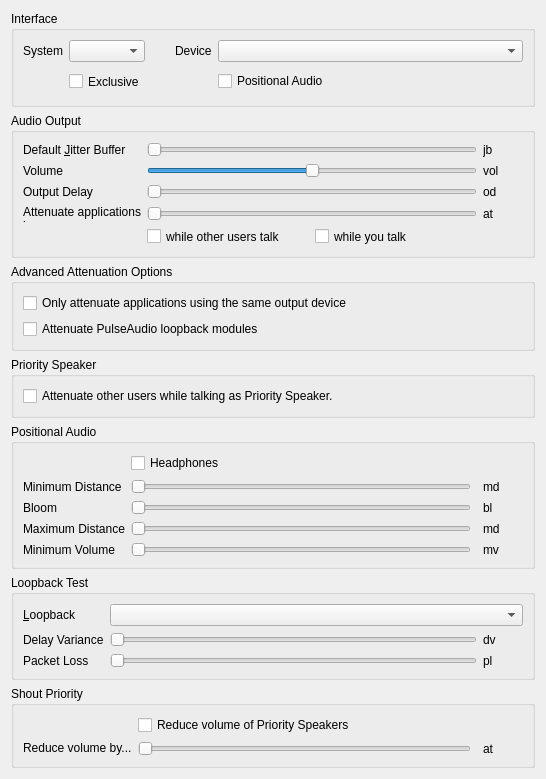
<?xml version="1.0" encoding="UTF-8"?>
<ui version="4.0">
 <class>AudioOutput</class>
 <widget class="QWidget" name="AudioOutput">
  <property name="geometry">
   <rect>
    <x>0</x>
    <y>0</y>
    <width>546</width>
    <height>669</height>
   </rect>
  </property>
  <property name="windowTitle">
   <string>Form</string>
  </property>
  <layout class="QVBoxLayout" name="verticalLayout">
   <item>
    <widget class="QGroupBox" name="qgbInterfaces">
     <property name="title">
      <string>Interface</string>
     </property>
     <layout class="QGridLayout" name="gridLayout_3">
      <item row="0" column="0">
       <widget class="QLabel" name="qliSystem">
        <property name="text">
         <string>System</string>
        </property>
        <property name="buddy">
         <cstring>qcbSystem</cstring>
        </property>
       </widget>
      </item>
      <item row="0" column="1">
       <widget class="MUComboBox" name="qcbSystem">
        <property name="sizePolicy">
         <sizepolicy hsizetype="MinimumExpanding" vsizetype="Fixed">
          <horstretch>0</horstretch>
          <verstretch>0</verstretch>
         </sizepolicy>
        </property>
        <property name="toolTip">
         <string>Output method for audio</string>
        </property>
        <property name="whatsThis">
         <string>&lt;b&gt;This is the output method to use for audio.&lt;/b&gt;&lt;br /&gt;Most likely you want to use DirectSound.</string>
        </property>
       </widget>
      </item>
      <item row="0" column="2">
       <spacer>
        <property name="orientation">
         <enum>Qt::Horizontal</enum>
        </property>
        <property name="sizeType">
         <enum>QSizePolicy::Maximum</enum>
        </property>
        <property name="sizeHint" stdset="0">
         <size>
          <width>24</width>
          <height>16</height>
         </size>
        </property>
       </spacer>
      </item>
      <item row="0" column="3">
       <widget class="QLabel" name="qliDevice">
        <property name="text">
         <string>Device</string>
        </property>
        <property name="buddy">
         <cstring>qcbDevice</cstring>
        </property>
       </widget>
      </item>
      <item row="0" column="4">
       <widget class="MUComboBox" name="qcbDevice">
        <property name="sizePolicy">
         <sizepolicy hsizetype="MinimumExpanding" vsizetype="Fixed">
          <horstretch>1</horstretch>
          <verstretch>0</verstretch>
         </sizepolicy>
        </property>
        <property name="toolTip">
         <string>Output device for audio</string>
        </property>
        <property name="whatsThis">
         <string>&lt;b&gt;This is the output device to use for audio.&lt;/b&gt;</string>
        </property>
        <property name="sizeAdjustPolicy">
         <enum>MUComboBox::AdjustToMinimumContentsLength</enum>
        </property>
        <property name="minimumContentsLength">
         <number>16</number>
        </property>
       </widget>
      </item>
      <item row="1" column="1">
       <widget class="QCheckBox" name="qcbExclusive">
        <property name="enabled">
         <bool>true</bool>
        </property>
        <property name="minimumSize">
         <size>
          <width>0</width>
          <height>27</height>
         </size>
        </property>
        <property name="toolTip">
         <string>Exclusive mode, not recommended.</string>
        </property>
        <property name="whatsThis">
         <string>&lt;b&gt;This opens the device in exclusive mode.&lt;/b&gt;&lt;br /&gt;No other application will be able to use the device.</string>
        </property>
        <property name="text">
         <string>Exclusive</string>
        </property>
       </widget>
      </item>
      <item row="1" column="4">
       <widget class="QCheckBox" name="qcbPositional">
        <property name="text">
         <string>Positional Audio</string>
        </property>
       </widget>
      </item>
     </layout>
    </widget>
   </item>
   <item>
    <widget class="QGroupBox" name="qgbOutput">
     <property name="title">
      <string>Audio Output</string>
     </property>
     <layout class="QGridLayout" name="gridLayout">
      <item row="0" column="0">
       <widget class="QLabel" name="qliJitter">
        <property name="text">
         <string>Default &amp;Jitter Buffer</string>
        </property>
        <property name="buddy">
         <cstring>qsJitter</cstring>
        </property>
       </widget>
      </item>
      <item row="0" column="1">
       <widget class="QSlider" name="qsJitter">
        <property name="toolTip">
         <string>Safety margin for jitter buffer</string>
        </property>
        <property name="whatsThis">
         <string>&lt;b&gt;This sets the minimum safety margin for the jitter buffer.&lt;/b&gt;&lt;br /&gt;All incoming audio is buffered, and the jitter buffer continually tries to push the buffer to the minimum sustainable by your network, so latency can be as low as possible. This sets the minimum buffer size to use. If the start of sentences you hear is very jittery, increase this value.</string>
        </property>
        <property name="minimum">
         <number>1</number>
        </property>
        <property name="maximum">
         <number>5</number>
        </property>
        <property name="pageStep">
         <number>2</number>
        </property>
        <property name="orientation">
         <enum>Qt::Horizontal</enum>
        </property>
       </widget>
      </item>
      <item row="0" column="2">
       <widget class="QLabel" name="qlJitter">
        <property name="minimumSize">
         <size>
          <width>40</width>
          <height>0</height>
         </size>
        </property>
        <property name="text">
         <string notr="true">jb</string>
        </property>
       </widget>
      </item>
      <item row="1" column="1">
       <widget class="QSlider" name="qsVolume">
        <property name="toolTip">
         <string>Volume of incoming speech</string>
        </property>
        <property name="whatsThis">
         <string>&lt;b&gt;This adjusts the volume of incoming speech.&lt;/b&gt;&lt;br /&gt;Note that if you increase this beyond 100%, audio will be distorted.</string>
        </property>
        <property name="minimum">
         <number>0</number>
        </property>
        <property name="maximum">
         <number>200</number>
        </property>
        <property name="value">
         <number>100</number>
        </property>
        <property name="orientation">
         <enum>Qt::Horizontal</enum>
        </property>
       </widget>
      </item>
      <item row="1" column="0">
       <widget class="QLabel" name="qliVolume">
        <property name="text">
         <string>Volume</string>
        </property>
        <property name="buddy">
         <cstring>qsVolume</cstring>
        </property>
       </widget>
      </item>
      <item row="1" column="2">
       <widget class="QLabel" name="qlVolume">
        <property name="text">
         <string notr="true">vol</string>
        </property>
       </widget>
      </item>
      <item row="2" column="0">
       <widget class="QLabel" name="qliDelay">
        <property name="text">
         <string>Output Delay</string>
        </property>
        <property name="buddy">
         <cstring>qsDelay</cstring>
        </property>
       </widget>
      </item>
      <item row="2" column="1">
       <widget class="QSlider" name="qsDelay">
        <property name="toolTip">
         <string>Amount of data to buffer</string>
        </property>
        <property name="whatsThis">
         <string>This sets the amount of data to pre-buffer in the output buffer. Experiment with different values and set it to the lowest which doesn't cause rapid jitter in the sound.</string>
        </property>
        <property name="minimum">
         <number>1</number>
        </property>
        <property name="maximum">
         <number>10</number>
        </property>
        <property name="pageStep">
         <number>3</number>
        </property>
        <property name="orientation">
         <enum>Qt::Horizontal</enum>
        </property>
       </widget>
      </item>
      <item row="3" column="1">
       <widget class="QSlider" name="qsOtherVolume">
        <property name="toolTip">
         <string>Attenuation of other applications during speech</string>
        </property>
        <property name="whatsThis">
         <string>&lt;b&gt;Attenuate volume of other applications during speech&lt;/b&gt;&lt;br /&gt;Mumble supports decreasing the volume of other applications during incoming and/or outgoing speech. This sets the attenuation of other applications if the feature is enabled.</string>
        </property>
        <property name="minimum">
         <number>0</number>
        </property>
        <property name="maximum">
         <number>100</number>
        </property>
        <property name="value">
         <number>0</number>
        </property>
        <property name="orientation">
         <enum>Qt::Horizontal</enum>
        </property>
       </widget>
      </item>
      <item row="2" column="2">
       <widget class="QLabel" name="qlDelay">
        <property name="text">
         <string notr="true">od</string>
        </property>
       </widget>
      </item>
      <item row="3" column="2">
       <widget class="QLabel" name="qlOtherVolume">
        <property name="text">
         <string notr="true">at</string>
        </property>
       </widget>
      </item>
      <item row="3" column="0">
       <widget class="QLabel" name="qliOtherVolume">
        <property name="text">
         <string>Attenuate applications by...</string>
        </property>
        <property name="alignment">
         <set>Qt::AlignLeading|Qt::AlignLeft|Qt::AlignTop</set>
        </property>
        <property name="wordWrap">
         <bool>true</bool>
        </property>
        <property name="buddy">
         <cstring>qsOtherVolume</cstring>
        </property>
       </widget>
      </item>
      <item row="5" column="1">
       <layout class="QHBoxLayout" name="horizontalLayout">
        <item>
         <widget class="QCheckBox" name="qcbAttenuateOthers">
          <property name="toolTip">
           <string>If checked Mumble lowers the volume of other applications while other users talk</string>
          </property>
          <property name="whatsThis">
           <string>&lt;b&gt;Attenuate applications while other users talk&lt;/b&gt;&lt;br /&gt;Mumble supports decreasing the volume of other applications during incoming and/or outgoing speech. This makes mumble activate the feature while other users talk to you.</string>
          </property>
          <property name="text">
           <string>while other users talk</string>
          </property>
         </widget>
        </item>
        <item>
         <widget class="QCheckBox" name="qcbAttenuateOthersOnTalk">
          <property name="toolTip">
           <string>If checked Mumble lowers the volume of other applications while you talk</string>
          </property>
          <property name="whatsThis">
           <string>&lt;b&gt;Attenuate applications while you talk&lt;/b&gt;&lt;br /&gt;Mumble supports decreasing the volume of other applications during incoming and/or outgoing speech. This makes mumble activate the feature while you talk.</string>
          </property>
          <property name="text">
           <string>while you talk</string>
          </property>
         </widget>
        </item>
       </layout>
      </item>
     </layout>
    </widget>
   </item>
   <item>
    <widget class="QGroupBox" name="qgbAdvancedAttenuation">
     <property name="toolTip">
      <string/>
     </property>
     <property name="title">
      <string>Advanced Attenuation Options</string>
     </property>
     <layout class="QVBoxLayout" name="verticalLayout_3">
      <item>
       <widget class="QCheckBox" name="qcbOnlyAttenuateSameOutput">
        <property name="toolTip">
         <string>If checked, Mumble will only attenuate applications that are using the same output source as Mumble</string>
        </property>
        <property name="whatsThis">
         <string>&lt;b&gt;Attenuate only applications using the same output as Mumble&lt;/b&gt;&lt;br /&gt;If checked, applications that use a different output than Mumble will not be attenuated.</string>
        </property>
        <property name="text">
         <string>Only attenuate applications using the same output device</string>
        </property>
       </widget>
      </item>
      <item>
       <widget class="QCheckBox" name="qcbAttenuateLoopbacks">
        <property name="toolTip">
         <string>If checked, PulseAudio loopback modules will be attenuated</string>
        </property>
        <property name="whatsThis">
         <string>&lt;b&gt;Attenuate PulseAudio loopback modules&lt;/b&gt;&lt;br /&gt;If loopback modules are linked to Mumble's output device/sink, they will also be attenuated.</string>
        </property>
        <property name="text">
         <string>Attenuate PulseAudio loopback modules</string>
        </property>
       </widget>
      </item>
     </layout>
    </widget>
   </item>
   <item>
    <widget class="QGroupBox" name="qgbPrioritySpeaker">
     <property name="title">
      <string>Priority Speaker</string>
     </property>
     <layout class="QVBoxLayout" name="verticalLayout_2">
      <item>
       <widget class="QCheckBox" name="qcbAttenuateUsersOnPrioritySpeak">
        <property name="toolTip">
         <string>If checked Mumble lowers the volume of other users while you talk if you have the &quot;Priority Speaker&quot; status.</string>
        </property>
        <property name="whatsThis">
         <string>&lt;b&gt;Attenuate other users while talking as Priority Speaker.&lt;/b&gt;&lt;br /&gt;Mumble supports decreasing the volume of other users while you talk as the &lt;i&gt;Priority Speaker&lt;/i&gt; to avoid getting disturbed. Checking this checkbox will enable this feature.</string>
        </property>
        <property name="text">
         <string>Attenuate other users while talking as Priority Speaker.</string>
        </property>
       </widget>
      </item>
     </layout>
    </widget>
   </item>
   <item>
    <widget class="QGroupBox" name="qgbVolume">
     <property name="enabled">
      <bool>true</bool>
     </property>
     <property name="title">
      <string>Positional Audio</string>
     </property>
     <layout class="QGridLayout" name="gridLayout_2">
      <item row="0" column="3" colspan="3">
       <widget class="QCheckBox" name="qcbHeadphones">
        <property name="toolTip">
         <string>The connected &quot;speakers&quot; are actually headphones</string>
        </property>
        <property name="whatsThis">
         <string>Checking this indicates that you don't have speakers connected, just headphones. This is important, as speakers are usually in front of you, while headphones are directly to your left/right.</string>
        </property>
        <property name="text">
         <string>Headphones</string>
        </property>
       </widget>
      </item>
      <item row="1" column="1">
       <widget class="QLabel" name="qliMinDistancce">
        <property name="text">
         <string>Minimum Distance</string>
        </property>
        <property name="buddy">
         <cstring>qsMinDistance</cstring>
        </property>
       </widget>
      </item>
      <item row="1" column="3">
       <widget class="QSlider" name="qsMinDistance">
        <property name="toolTip">
         <string>Minimum distance to user before sound volume decreases</string>
        </property>
        <property name="statusTip">
         <string/>
        </property>
        <property name="whatsThis">
         <string>This sets the minimum distance for sound calculations. The volume of other users' speech will not decrease until they are at least this far away from you.</string>
        </property>
        <property name="minimum">
         <number>10</number>
        </property>
        <property name="maximum">
         <number>200</number>
        </property>
        <property name="orientation">
         <enum>Qt::Horizontal</enum>
        </property>
       </widget>
      </item>
      <item row="1" column="5">
       <widget class="QLabel" name="qlMinDistance">
        <property name="minimumSize">
         <size>
          <width>40</width>
          <height>0</height>
         </size>
        </property>
        <property name="text">
         <string notr="true">md</string>
        </property>
       </widget>
      </item>
      <item row="3" column="1">
       <widget class="QLabel" name="qliMaxDistancce">
        <property name="text">
         <string>Maximum Distance</string>
        </property>
        <property name="buddy">
         <cstring>qsMaxDistance</cstring>
        </property>
       </widget>
      </item>
      <item row="3" column="3">
       <widget class="QSlider" name="qsMaxDistance">
        <property name="toolTip">
         <string>Maximum distance, beyond which speech volume won't decrease</string>
        </property>
        <property name="whatsThis">
         <string>This sets the maximum distance for sound calculations. When farther away than this, other users' speech volume will not decrease any further.</string>
        </property>
        <property name="minimum">
         <number>10</number>
        </property>
        <property name="maximum">
         <number>1000</number>
        </property>
        <property name="orientation">
         <enum>Qt::Horizontal</enum>
        </property>
       </widget>
      </item>
      <item row="3" column="5">
       <widget class="QLabel" name="qlMaxDistance">
        <property name="minimumSize">
         <size>
          <width>40</width>
          <height>0</height>
         </size>
        </property>
        <property name="text">
         <string notr="true">md</string>
        </property>
       </widget>
      </item>
      <item row="4" column="1">
       <widget class="QLabel" name="qliMaxDistVolume">
        <property name="text">
         <string>Minimum Volume</string>
        </property>
        <property name="buddy">
         <cstring>qsMaxDistVolume</cstring>
        </property>
       </widget>
      </item>
      <item row="4" column="3">
       <widget class="QSlider" name="qsMaxDistVolume">
        <property name="toolTip">
         <string>Factor for sound volume decrease</string>
        </property>
        <property name="whatsThis">
         <string>What should the volume be at the maximum distance?</string>
        </property>
        <property name="maximum">
         <number>100</number>
        </property>
        <property name="orientation">
         <enum>Qt::Horizontal</enum>
        </property>
       </widget>
      </item>
      <item row="4" column="5">
       <widget class="QLabel" name="qlMaxDistVolume">
        <property name="minimumSize">
         <size>
          <width>40</width>
          <height>0</height>
         </size>
        </property>
        <property name="text">
         <string notr="true">mv</string>
        </property>
       </widget>
      </item>
      <item row="2" column="1">
       <widget class="QLabel" name="qliBloom">
        <property name="text">
         <string>Bloom</string>
        </property>
        <property name="buddy">
         <cstring>qsMaxDistVolume</cstring>
        </property>
       </widget>
      </item>
      <item row="2" column="5">
       <widget class="QLabel" name="qlBloom">
        <property name="minimumSize">
         <size>
          <width>40</width>
          <height>0</height>
         </size>
        </property>
        <property name="text">
         <string notr="true">bl</string>
        </property>
       </widget>
      </item>
      <item row="2" column="3">
       <widget class="QSlider" name="qsBloom">
        <property name="toolTip">
         <string>Factor for sound volume increase</string>
        </property>
        <property name="whatsThis">
         <string>How much should sound volume increase for sources that are really close?</string>
        </property>
        <property name="minimum">
         <number>0</number>
        </property>
        <property name="maximum">
         <number>75</number>
        </property>
        <property name="orientation">
         <enum>Qt::Horizontal</enum>
        </property>
       </widget>
      </item>
     </layout>
    </widget>
   </item>
   <item>
    <widget class="QGroupBox" name="qgbLoopback">
     <property name="title">
      <string>Loopback Test</string>
     </property>
     <layout class="QGridLayout">
      <item row="1" column="0">
       <widget class="QLabel" name="qliPacketDelay">
        <property name="text">
         <string>Delay Variance</string>
        </property>
        <property name="buddy">
         <cstring>qsPacketDelay</cstring>
        </property>
       </widget>
      </item>
      <item row="1" column="1">
       <widget class="QSlider" name="qsPacketDelay">
        <property name="toolTip">
         <string>Variance in packet latency</string>
        </property>
        <property name="whatsThis">
         <string>&lt;b&gt;This sets the packet latency variance for loopback testing.&lt;/b&gt;&lt;br /&gt;Most audio paths contain some variable latency. This allows you to set that variance for loopback mode testing. For example, if you set this to 15ms, this will emulate a network with 20-35ms ping latency or one with 80-95ms latency. Most domestic net connections have a variance of about 5ms.</string>
        </property>
        <property name="maximum">
         <number>100</number>
        </property>
        <property name="orientation">
         <enum>Qt::Horizontal</enum>
        </property>
       </widget>
      </item>
      <item row="1" column="2">
       <widget class="QLabel" name="qlPacketDelay">
        <property name="minimumSize">
         <size>
          <width>40</width>
          <height>0</height>
         </size>
        </property>
        <property name="text">
         <string notr="true">dv</string>
        </property>
       </widget>
      </item>
      <item row="2" column="0">
       <widget class="QLabel" name="qliPacketLoss">
        <property name="text">
         <string>Packet Loss</string>
        </property>
        <property name="buddy">
         <cstring>qsPacketLoss</cstring>
        </property>
       </widget>
      </item>
      <item row="2" column="1">
       <widget class="QSlider" name="qsPacketLoss">
        <property name="toolTip">
         <string>Packet loss for loopback mode</string>
        </property>
        <property name="whatsThis">
         <string>&lt;b&gt;This sets the packet loss for loopback mode.&lt;/b&gt;&lt;br /&gt;This will be the ratio of packets lost. Unless your outgoing bandwidth is peaked or there's something wrong with your network connection, this will be 0%</string>
        </property>
        <property name="maximum">
         <number>50</number>
        </property>
        <property name="singleStep">
         <number>5</number>
        </property>
        <property name="pageStep">
         <number>20</number>
        </property>
        <property name="orientation">
         <enum>Qt::Horizontal</enum>
        </property>
       </widget>
      </item>
      <item row="2" column="2">
       <widget class="QLabel" name="qlPacketLoss">
        <property name="minimumSize">
         <size>
          <width>40</width>
          <height>0</height>
         </size>
        </property>
        <property name="text">
         <string notr="true">pl</string>
        </property>
       </widget>
      </item>
      <item row="0" column="0">
       <widget class="QLabel" name="qliLoopback">
        <property name="text">
         <string>&amp;Loopback</string>
        </property>
        <property name="buddy">
         <cstring>qcbLoopback</cstring>
        </property>
       </widget>
      </item>
      <item row="0" column="1" colspan="2">
       <widget class="MUComboBox" name="qcbLoopback">
        <property name="toolTip">
         <string>Desired loopback mode</string>
        </property>
        <property name="whatsThis">
         <string>&lt;b&gt;This enables one of the loopback test modes.&lt;/b&gt;&lt;br /&gt;&lt;i&gt;None&lt;/i&gt; - Loopback disabled&lt;br /&gt;&lt;i&gt;Local&lt;/i&gt; - Emulate a local server.&lt;br /&gt;&lt;i&gt;Server&lt;/i&gt; - Request loopback from server.&lt;br /&gt;Please note than when loopback is enabled, no other users will hear your voice. This setting is not saved on application exit.</string>
        </property>
       </widget>
      </item>
     </layout>
    </widget>
   </item>
   <item>
    <widget class="QGroupBox" name="qgbShoutPriority">
     <property name="enabled">
      <bool>true</bool>
     </property>
     <property name="title">
      <string>Shout Priority</string>
     </property>
     <layout class="QGridLayout" name="gridLayout_4">
      <item row="0" column="3" colspan="3">
       <widget class="QCheckBox" name="qcbShoutPriorityIgnorePriority">
        <property name="toolTip">
         <string>Reduce the volume of users with Priority Speaker like other users</string>
        </property>
        <property name="whatsThis">
         <string>Checking this will cause users with Priority Speaker to be treated the same as other users channel when reducing volume.</string>
        </property>
        <property name="text">
         <string>Reduce volume of Priority Speakers</string>
        </property>
       </widget>
      </item>
      <item row="1" column="1">
       <widget class="QLabel" name="qliShoutPriorityVolumeReduction">
        <property name="text">
         <string>Reduce volume by...</string>
        </property>
        <property name="buddy">
         <cstring>qsShoutPriorityVolumeReduction</cstring>
        </property>
        <property name="alignment">
         <set>Qt::AlignLeading|Qt::AlignLeft|Qt::AlignTop</set>
        </property>
        <property name="wordWrap">
         <bool>true</bool>
        </property>
       </widget>
      </item>
      <item row="1" column="3">
       <widget class="QSlider" name="qsShoutPriorityVolumeReduction">
        <property name="toolTip">
         <string>Percent to reduce user volume by</string>
        </property>
        <property name="statusTip">
         <string/>
        </property>
        <property name="whatsThis">
         <string>This sets the percent to reduce user volume by.</string>
        </property>
        <property name="minimum">
         <number>0</number>
        </property>
        <property name="maximum">
         <number>100</number>
        </property>
        <property name="orientation">
         <enum>Qt::Horizontal</enum>
        </property>
       </widget>
      </item>
      <item row="1" column="5">
       <widget class="QLabel" name="qlShoutPriorityVolumeReduction">
        <property name="minimumSize">
         <size>
          <width>40</width>
          <height>0</height>
         </size>
        </property>
        <property name="text">
         <string notr="true">at</string>
        </property>
       </widget>
      </item>
     </layout>
    </widget>
   </item>
   <item>
    <spacer>
     <property name="orientation">
      <enum>Qt::Vertical</enum>
     </property>
     <property name="sizeHint" stdset="0">
      <size>
       <width>20</width>
       <height>40</height>
      </size>
     </property>
    </spacer>
   </item>
  </layout>
 </widget>
 <tabstops>
  <tabstop>qcbSystem</tabstop>
  <tabstop>qcbDevice</tabstop>
  <tabstop>qcbPositional</tabstop>
  <tabstop>qsJitter</tabstop>
  <tabstop>qsVolume</tabstop>
  <tabstop>qsDelay</tabstop>
  <tabstop>qcbHeadphones</tabstop>
  <tabstop>qsMinDistance</tabstop>
  <tabstop>qsBloom</tabstop>
  <tabstop>qsMaxDistance</tabstop>
  <tabstop>qsMaxDistVolume</tabstop>
  <tabstop>qcbLoopback</tabstop>
  <tabstop>qsPacketDelay</tabstop>
  <tabstop>qsPacketLoss</tabstop>
 </tabstops>
 <customwidgets>
  <customwidget>
   <class>MUComboBox</class>
   <extends>QComboBox</extends>
   <header>widgets/MUComboBox.h</header>
  </customwidget>
 </customwidgets>
 <resources/>
 <connections/>
</ui>
